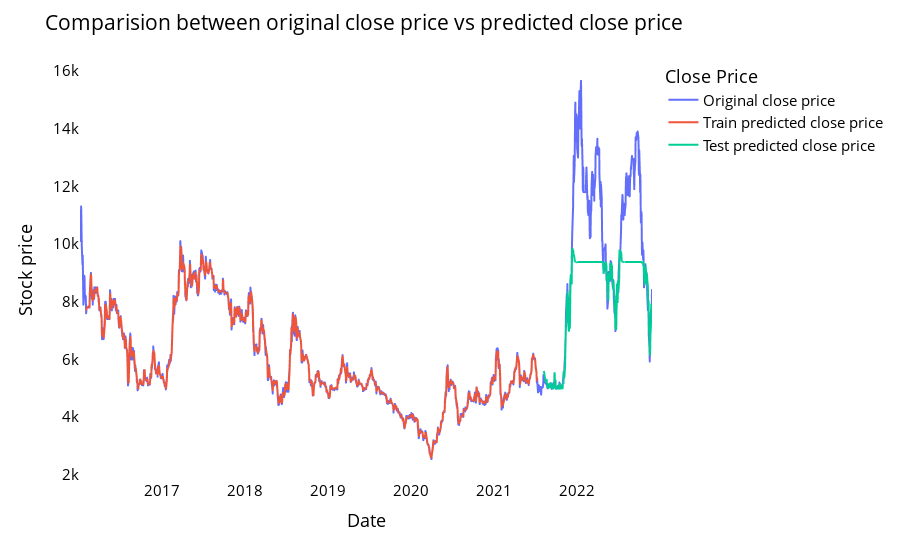

Notebook source saved alongside this figure:
### Markdown cell above
Comparision between original stock close price vs predicted close price¶

### Code cell
# shift train predictions for plotting

look_back=time_step
trainPredictPlot = np.empty_like(closedf)
trainPredictPlot[:, :] = np.nan
trainPredictPlot[look_back:len(RF_train_predict)+look_back, :] = RF_train_predict
print("Train predicted data: ", trainPredictPlot.shape)

# shift test predictions for plotting
testPredictPlot = np.empty_like(closedf)
testPredictPlot[:, :] = np.nan
testPredictPlot[len(RF_train_predict)+(look_back*2)+1:len(closedf)-1, :] = RF_test_predict
print("Test predicted data: ", testPredictPlot.shape)

names = cycle(['Original close price','Train predicted close price','Test predicted close price'])


plotdf = pd.DataFrame({'date': close_stock['date'],
                       'original_close': close_stock['close'],
                      'train_predicted_close': trainPredictPlot.reshape(1,-1)[0].tolist(),
                      'test_predicted_close': testPredictPlot.reshape(1,-1)[0].tolist()})

fig = px.line(plotdf,x=plotdf['date'], y=[plotdf['original_close'],plotdf['train_predicted_close'],
                                          plotdf['test_predicted_close']],
              labels={'value':'Stock price','date': 'Date'})
fig.update_layout(title_text='Comparision between original close price vs predicted close price',
                  plot_bgcolor='white', font_size=15, font_color='black', legend_title_text='Close Price')
fig.for_each_trace(lambda t:  t.update(name = next(names)))

fig.update_xaxes(showgrid=False)
fig.update_yaxes(showgrid=False)
fig.show()

### Figure 1 — Plotly figure (JSON) as saved in the notebook; plotly's stock layout.template omitted (floating-point values rounded to 4 significant figures; data arrays with more than 128 entries replaced by an {"elided": "..."} marker saying what was removed)
{"data": [{"hovertemplate": "variable=original_close<br>Date=%{x}<br>Stock price=%{y}<extra></extra>", "legendgroup": "original_close", "line": {"color": "#636efa", "dash": "solid"}, "marker": {"symbol": "circle"}, "mode": "lines", "name": "Original close price", "showlegend": true, "type": "scattergl", "x": {"elided": "1720 str values"}, "xaxis": "x", "y": {"elided": "1720 int values"}, "yaxis": "y"}, {"hovertemplate": "variable=train_predicted_close<br>Date=%{x}<br>Stock price=%{y}<extra></extra>", "legendgroup": "train_predicted_close", "line": {"color": "#EF553B", "dash": "solid"}, "marker": {"symbol": "circle"}, "mode": "lines", "name": "Train predicted close price", "showlegend": true, "type": "scattergl", "x": {"elided": "1720 str values"}, "xaxis": "x", "y": {"elided": "1720 float values"}, "yaxis": "y"}, {"hovertemplate": "variable=test_predicted_close<br>Date=%{x}<br>Stock price=%{y}<extra></extra>", "legendgroup": "test_predicted_close", "line": {"color": "#00cc96", "dash": "solid"}, "marker": {"symbol": "circle"}, "mode": "lines", "name": "Test predicted close price", "showlegend": true, "type": "scattergl", "x": {"elided": "1720 str values"}, "xaxis": "x", "y": {"elided": "1720 float values"}, "yaxis": "y"}], "layout": {"font": {"color": "black", "size": 15}, "legend": {"title": {"text": "Close Price"}, "tracegroupgap": 0}, "margin": {"t": 60}, "plot_bgcolor": "white", "title": {"text": "Comparision between original close price vs predicted close price"}, "xaxis": {"anchor": "y", "domain": [0, 1], "showgrid": false, "title": {"text": "Date"}}, "yaxis": {"anchor": "x", "domain": [0, 1], "showgrid": false, "title": {"text": "Stock price"}}}}
